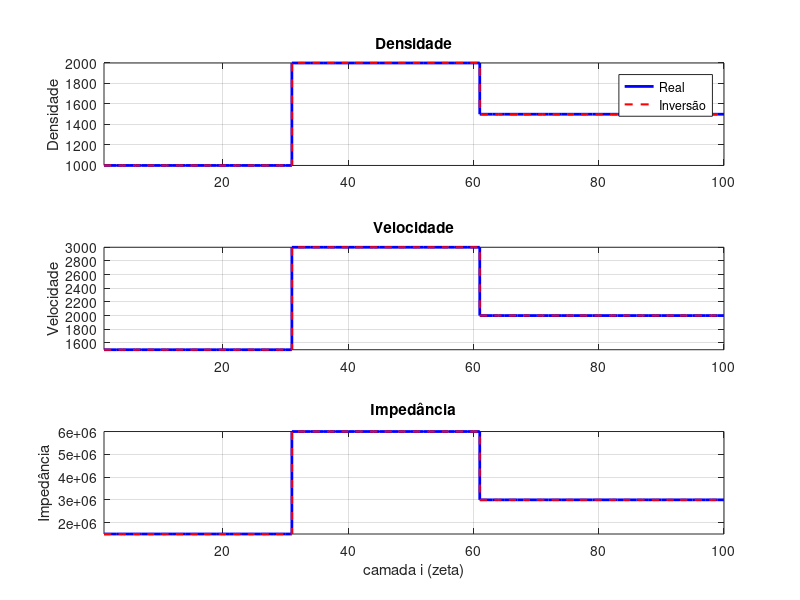

Source code (MATLAB):
clear; clc; close all;

%parametros
nt = 300;
ni = 100; %camadas
nx = 21; %sensores
dx = 40; %distancia dos sensores
omega0 = 2*pi*50; %frequencia angular

%interfaces
rho_real = ones(1, ni) * 1000;
c_real   = ones(1, ni) * 1500;

rho_real(31:60) = 2000;  c_real(31:60) = 3000;
rho_real(61:end) = 1500;  c_real(61:end) = 2000;

Z_normal_real = rho_real .* c_real; %impedancia real para comparação

xi = (2*pi / (nx * dx)) * (-floor(nx/2):floor(nx/2)); %xi_m

%gerando dados dos sensores no dominio xi_m
P2_teorico = zeros(nx, nt);
W2_teorico = zeros(nx, nt);

fonte2 = zeros(1, nt);
fonte2(3) = 1; %pulso

disp('Inicio');
for m = 1:nx

    Z_m = zeros(1, ni); %impedancia obliqua
    for i = 1:ni
        kz = sqrt((omega0/c_real(i))^2 - xi(m)^2);
        if isreal(kz) && kz > 0
            Z_m(i) = rho_real(i) * omega0 / kz;
        else
            Z_m(i) = Z_m(i-1); %para lidar com ondas evanescentes
        end
    end

    %propagação direta
    P2 = zeros(ni, nt); W2 = zeros(ni, nt);
    for j = 2:nt
        if mod(1 + j, 2) == 0 %superficie
            P2(1, j) = fonte2(j);
            U2 = Z_m(1)*W2(2, j-1) - P2(2, j-1);
            W2(1, j) = (P2(1, j) + U2) / Z_m(1);
        end
        for i = 2:ni-1 %interno
            if mod(i + j, 2) == 0
                D2 = Z_m(i-1)*W2(i-1, j-1) + P2(i-1, j-1);
                U2 = Z_m(i)*W2(i+1, j-1) - P2(i+1, j-1);
                W2(i, j) = (D2 + U2) / (Z_m(i-1) + Z_m(i));
                P2(i, j) = (Z_m(i)*D2 - Z_m(i-1)*U2) / (Z_m(i-1) + Z_m(i));
            end
        end
        if mod(ni + j, 2) == 0 %fundo
            D2 = Z_m(ni-1)*W2(ni-1, j-1) + P2(ni-1, j-1);
            W2(ni, j) = D2 / (2 * Z_m(ni-1));
            P2(ni, j) = D2 / 2;
        end
    end

    P2_teorico(m, :) = P2(1, :);
    W2_teorico(m, :) = W2(1, :);
end

%tranformada inversa para voltar pro dominio em x
p_sensores = real(ifft(ifftshift(P2_teorico, 1), [], 1)); %dados reias dos sensores
w_sensores = real(ifft(ifftshift(W2_teorico, 1), [], 1));

%AGORA É A INVERSÃO

%voltamos nosso dominio para os angulos xi_m
P2_canais = real(fftshift(fft(p_sensores, [], 1), 1));
W2_canais = real(fftshift(fft(w_sensores, [], 1), 1));

%inversão
nt2 = 2 * ni; % Tempo causal necessário
Z_reconstruido_2D = zeros(nx, ni);

for m = 1:nx
    P4 = zeros(ni, nt2);
    W4 = zeros(ni, nt2);
    Z4 = zeros(1, ni);

    %superficie
    for j = 1:2:nt2
        P4(1, j) = P2_canais(m, j + 2);
        W4(1, j) = W2_canais(m, j + 2);
    end

    Z4(1) = P4(1, 1) / W4(1, 1);

    for i = 2:ni %recursão
        for j = i:2:(nt2 - i + 1)
            a = W4(i-1, j-1) + W4(i-1, j+1);
            b = W4(i-1, j-1) - W4(i-1, j+1);
            c = P4(i-1, j-1) + P4(i-1, j+1);
            d = P4(i-1, j-1) - P4(i-1, j+1);

            W4(i, j) = 0.5 * (a + d / Z4(i-1));
            P4(i, j) = 0.5 * (Z4(i-1) * b + c);
        end

        Z4(i) = P4(i, i) / W4(i, i); %impedancia
    end

    Z_reconstruido_2D(m, :) = Z4;
end

%agora podemos separar a densidade e a velocidade fazendo regressao linear
rho_est = zeros(1, ni);
c_est   = zeros(1, ni);

x_reg = (xi(:).^2);

for i = 1:ni
    y_reg = 1 ./ (real(Z_reconstruido_2D(:, i)).^2); %toma a parte real para evitar ruido complexo

    p = polyfit(x_reg, y_reg, 1); %ajuste da reta

    B = min(p(1), -1e-20); %para manter a inclinação sempre negativa
    A = max(p(2),  1e-20); %para manter a interseção sempre positiva

    rho_est(i) = sqrt( -1 / (B * omega0^2) ); %recuperando os parametros
    c_est(i)   = sqrt(  1 / (A * rho_est(i)^2) );
end

Z_normal_est = rho_est .* c_est; %impedancia recuperada
disp('Fim');

%visualização
figure;

%densidade
subplot(3, 1, 1);
stairs(1:ni, rho_real, 'b', 'LineWidth', 2, 'DisplayName', 'Real'); hold on;
stairs(1:ni, rho_est, 'r--', 'LineWidth', 1.5, 'DisplayName', 'Inversão');
ylabel('Densidade');
title('Densidade');
legend; grid on; axis tight;

%velocidade
subplot(3, 1, 2);
stairs(1:ni, c_real, 'b', 'LineWidth', 2); hold on;
stairs(1:ni, c_est, 'r--', 'LineWidth', 1.5);
ylabel('Velocidade');
title('Velocidade');
grid on; axis tight;

%impedancia
subplot(3, 1, 3);
stairs(1:ni, Z_normal_real, 'b', 'LineWidth', 2); hold on;
stairs(1:ni, Z_normal_est, 'r--', 'LineWidth', 1.5);
xlabel('camada i (zeta)');
ylabel('Impedância');
title('Impedância');
grid on; axis tight;
